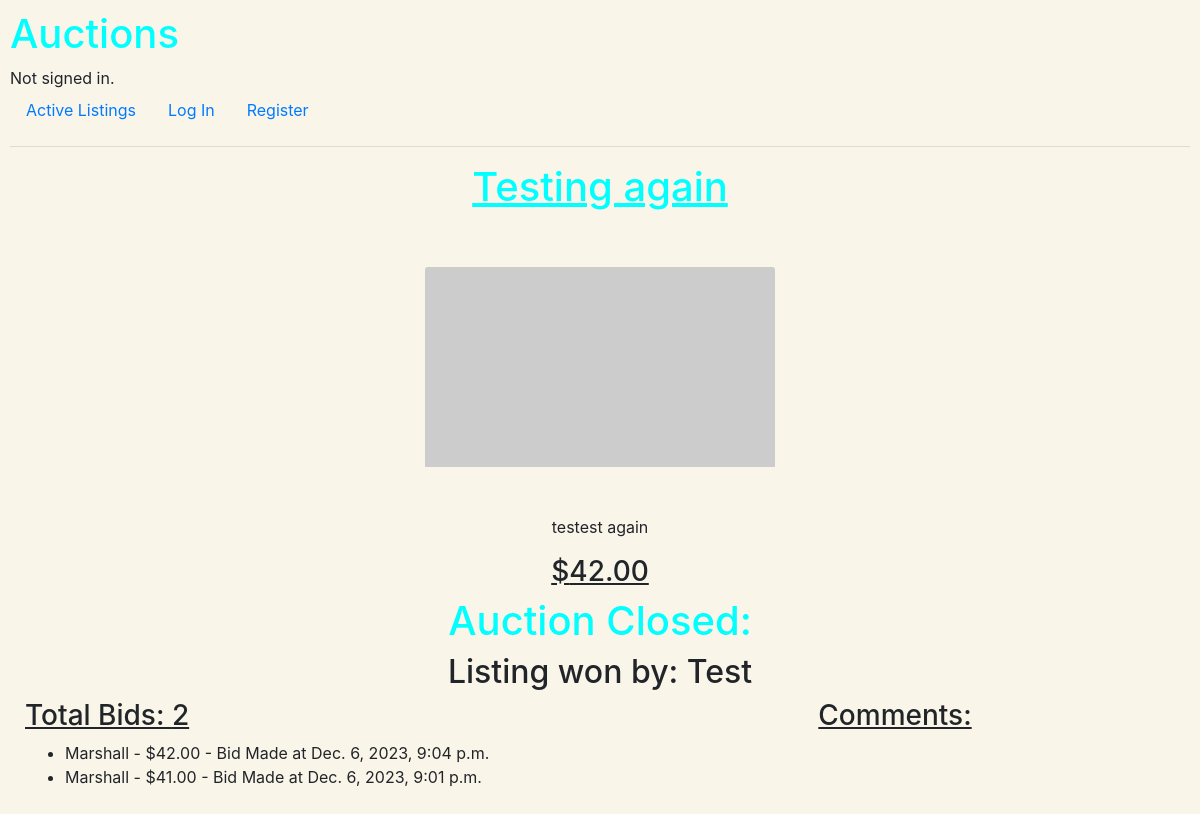
The app's page /listing/5/ with its own data.
### auctions/models.py (models this page shows, shortened)
class Listing(models.Model):
                listing_title = models.CharField(max_length=255)
                listing_description = models.TextField()
                listing_image_url = models.URLField(blank=True, null=True)
                listing_starting_price = models.DecimalField(max_digits=10, decimal_places=2)
                seller = models.ForeignKey(User, on_delete=models.CASCADE)
                listing_category = models.CharField(max_length=255, blank=True, null=True)
                listing_current_price = models.DecimalField(max_digits=10, decimal_places=2, blank=True, null=True, default=0)
                created_at = models.DateTimeField(auto_now_add=True)
                updated_at = models.DateTimeField(auto_now=True)
                watchlisted_users = models.ManyToManyField(User, blank=True, related_name="watchlist")
                winner = models.ForeignKey(User, on_delete=models.SET_NULL, blank=True, null=True, related_name="won_auctions")
                STATUS_CHOICES = [
                    ('active', 'Active'),
                    ('closed', 'Closed'),
                    ('pending', 'Pending'),
                ]
                status = models.CharField(max_length=10, choices=STATUS_CHOICES, default='active')

class User(AbstractUser):
    pass

class Bids(models.Model):
                user = models.ForeignKey(User, on_delete=models.CASCADE)
                listing = models.ForeignKey(Listing, on_delete=models.CASCADE, related_name='bids')
                buyer_bid = models.DecimalField(max_digits=10, decimal_places=2)
                created_at = models.DateTimeField(auto_now_add=True)

### auctions/views.py (the view)
# urls.py: path('listing/<int:listing_id>/', listing_page, name='listing_page'),
def listing_page(request, listing_id):
    listing = get_object_or_404(Listing, pk=listing_id)
    comments = listing.comments.all()
    bids = listing.bids.all()
    status = listing.status
    winner = listing.winner
    if status == 'closed':
        print(f"status:{status}. Winner is {winner}")
        return render(request,'auctions/closed_listing.html', {'listing':listing, 'comments':comments, 'bids':bids, 'listing_id': listing.id, 'winner': winner})
    else:
        return render(request,'auctions/listing_page.html', {'listing':listing, 'comments':comments, 'bids':bids, 'listing_id': listing.id})

### auctions/templates/auctions/closed_listing.html (shortened to what this page needs)
{% extends 'auctions/layout.html' %}
{% block body %}
<div class="container-fluid text-center mx-auto">
  <div class="row">
    <h1 class="col"><u>{{ listing.listing_title }}</u></h1>
  </div>
  <div class="col mt-5 mx-auto text-center content">
    {% if listing.listing_image_url == None %}
      <img src="https://www.freeiconspng.com/uploads/no-image-icon-6.png" style="width: 350px; height: 200px; align-items: center;" class="card-img-top img-fluid" alt="">
    {% else %}
      <img src="{{ listing.listing_image_url }}" style="width: 350px; height: 200px; align-items: center;" class="card-img-top img-fluid" alt="">
    {% endif %}
    <p class="mt-5">{{ listing.listing_description }}</p>
      {% if listing.listing_current_price < listing.listing_starting_price or listing.listing_current_price == None %}
          <h3 class="mt-2"><u>${{ listing.listing_starting_price }}</u></h3>
      {% else %}
          <h3 class="mt-2"><u>${{ listing.listing_current_price }}</u></h3>
      {% endif %}
      <h1>Auction Closed:</h1>
      <h2>Listing won by: {{ listing.winner }}</h2>
    </div>
  </div>
  <div class="container-fluid">
    <div class="row">
      <div class="col">
              {% if bids %}
                  <h3><u>Total Bids: {{ bids.count }}</u></h3>
              {% else %}
                  <h3>No Bids Yet</h3>
              {% endif %}
              <ul>
                  {% for bid in bids reversed %}
                      <li>{{ bid.user.username }} - ${{ bid.buyer_bid }} - Bid Made at {{ bid.created_at }}</li>
                  {% endfor %}
              </ul>
    </div>
    <div class="col">
      <h3 class="text-center"><u>Comments:</u></h3>
    </div>
  </div>
</div>
{% endblock %}

### auctions/static/auctions/styles.css (style rules this page uses)
body { padding: 10px; }
h1 { color: aqua; }
.card-img-top { width: 100%; height: 15vw; object-fit: cover; }

### records on screen
Listing: listing_title "Testing again", listing_description "testest again", listing_current_price "42.00", winner "Test"
Bids: user.username "Marshall", buyer_bid "42.00", created_at "Dec. 6, 2023, 9:04 p.m."
Bids: user.username "Marshall", buyer_bid "41.00", created_at "Dec. 6, 2023, 9:01 p.m."

### other values on screen
{{ bids.count }} "2"
